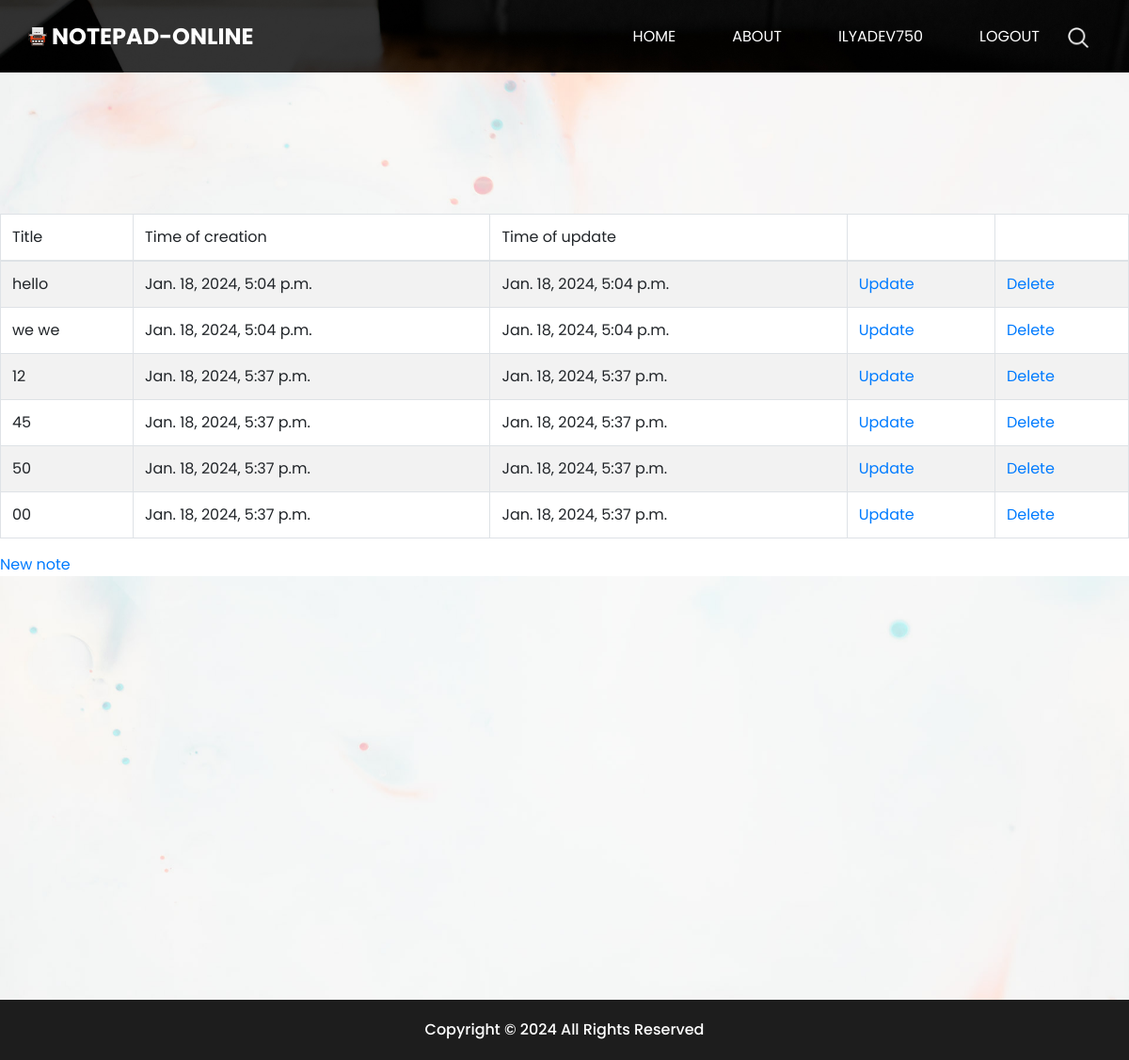
/notes/ilyadev750/ (signed in), run on an earlier commit of the app's database.
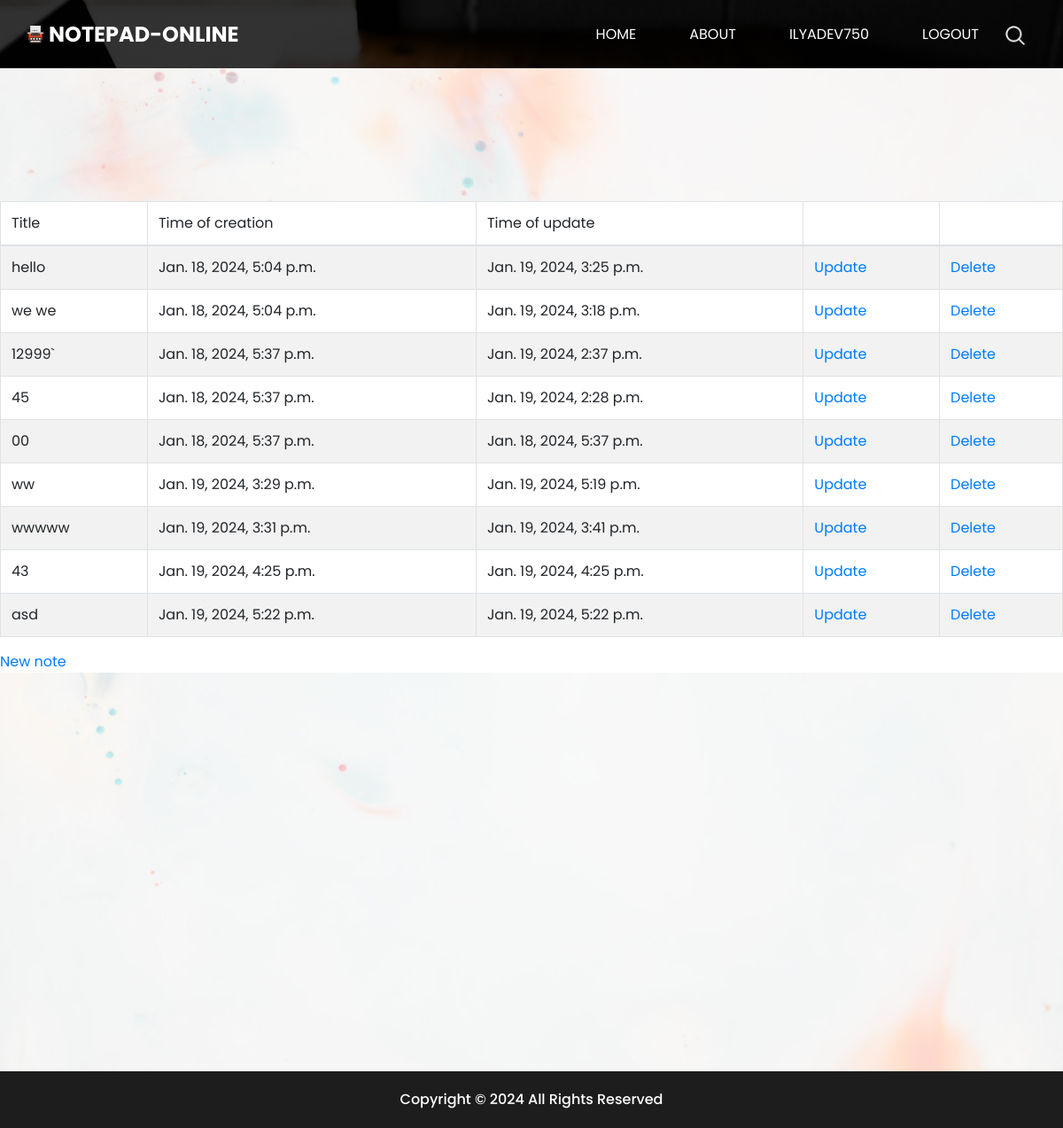
And on a later commit of the database.
### note/models.py (models this page shows)
class Note(models.Model):
    title = models.CharField(max_length=255, null=True, blank=False)
    content = models.TextField(blank=True, null=True)
    slug = models.SlugField(max_length=255, blank=False, unique=True)
    create = models.DateTimeField(default=datetime.now(), blank=True, null=True)
    update = models.DateTimeField(default=datetime.now(), blank=True, null=True)
    username_id = models.ForeignKey(User, on_delete=models.CASCADE)

### note/views.py (the view)
# urls.py: path("<str:username>/", get_user_notes, name="get_user_notes"),
def get_user_notes(request, *args, **kwargs):
    if request.user.is_authenticated:
        user_id = (User.objects.get(username=request.user.username)).id
        user_objects = Note.objects.filter(username_id=user_id)
        context = {"user_objects": user_objects, "username": request.user.username}
        return render(request, "note/all_user_notes.html", context)

### note/templates/note/all_user_notes.html (shortened to what this page needs)
{% extends 'note/base.html' %}
{% load static %}
{% block content %}
<div class="body_bg layout_padding">
</div>
<table class="table table-striped table-hover table-bordered">
  <thead>
    <tr>
      <th class="font-weight-normal" scope="col">Title</th>
      <th class="font-weight-normal" scope="col">Time of creation</th>
      <th class="font-weight-normal" scope="col">Time of update</th>
      <th scope="col"></th>
      <th scope="col"></th>
    </tr>
  </thead>
  <tbody>
    {% for obj in user_objects %}
    <tr>
      <th class="font-weight-normal">{{obj.title}}</th>
      <th class="font-weight-normal">{{obj.create}} </th>
      <th class="font-weight-normal">{{obj.update}} </th>
      <th class="font-weight-normal text-primary"><a href="{% url 'update_user_note' username obj.slug %}">Update</a></th>
      <th class="font-weight-normal text-danger"><a href="{% url 'delete_user_note' username obj.slug %}">Delete</a></th>
    </tr>
    {% endfor %}
  </tbody>
</table>
<div class="btn-box">
  <a href="{% url 'new_user_note' username=username %}" class="btn-1">
    New note
  </a>
</div>
<div class="body_bg layout_padding">
</div>
<div class="body_bg layout_padding">
</div>
{% endblock %}

### note/templates/note/base.html (shortened to what this page needs)
{% load static %}
<!DOCTYPE html>
<html>
<head>
  <link rel="stylesheet" type="text/css"
    href="https://cdnjs.cloudflare.com/ajax/libs/OwlCarousel2/2.1.3/assets/owl.carousel.min.css" />
  <link rel="stylesheet" href="https://maxcdn.bootstrapcdn.com/font-awesome/4.3.0/css/font-awesome.min.css">
  <link rel="stylesheet" type="text/css" href={% static "css/bootstrap.css" %} />
  <link href={% static "css/style.css" %} rel="stylesheet" />
  <link href={% static "css/responsive.css" %} rel="stylesheet" />
</head>
<body class="sub_page">
  <div class="hero_area">
    <header class="header_section">
      <div class="container">
        <nav class="navbar navbar-expand-lg custom_nav-container pt-3">
          <a class="navbar-brand mr-5" href="{% url 'home' %}">
            <img src={% static "images/logo.png"%} alt="">
            <span>
              Notepad-online
            </span>
          </a>
          <div class="collapse navbar-collapse" id="navbarSupportedContent">
            <div class="d-flex ml-auto flex-column flex-lg-row align-items-center">
              <ul class="navbar-nav  ">
                <li class="nav-item ">
                  <a class="nav-link" href="{% url 'home' %}">Home <span class="sr-only">(current)</span></a>
                </li>
                <li class="nav-item">
                  <a class="nav-link" href="{% url 'about' %}"> About </a>
                </li>
                {% if user.is_authenticated %}
                  <li class="nav-item">
                    <a class="nav-link" href="{% url 'get_user_notes' username=user.username %}"> {{ user.username }} </a>
                  </li>
                  <li class="nav-item">
                    <a class="nav-link" href="{% url 'logout' %}"> Logout </a>
                  </li>
                {% endif %}
              </ul>
              <form class="form-inline">
                <button class="btn  my-2 my-sm-0 nav_search-btn" type="submit"></button>
              </form>
            </div>
          </div>
        </nav>
      </div>
    </header>
  </div>
  {% block content %}
  {% endblock %}
  <div class="body_bg layout_padding">
  </div>
  <section class="container-fluid footer_section">
    <p>
    Copyright &copy; 2024 All Rights Reserved
    </p>
  </section>
</body>
</html>

### main/static/css/style.css (style rules this page uses)
body { font-family: 'Poppins', sans-serif; color: #0c0c0c; background-color: #ffffff; }
.layout_padding { padding: 75px 0; }
.hero_area { height: 100vh; background-image: url(../images/hero-bg.jpg); background-size: cover; }
.sub_page .hero_area { height: auto; }
.custom_nav-container.navbar-expand-lg .navbar-nav .nav-item .nav-link { padding: 10px 30px; color: #ffffff; text-align: center; text-transform: uppercase; }
a, a:hover, a:focus { text-decoration: none; }
.btn, .btn:focus { outline: none !important; -webkit-box-shadow: none; box-shadow: none; }
.custom_nav-container .nav_search-btn { background-image: url(../images/search-icon.png); background-size: 22px; background-repeat: no-repeat; background-position-y: 7px; width: 35px; height: 35px; padding: 0; border: none; }
.navbar-brand { display: -webkit-box; display: -ms-flexbox; display: flex; -webkit-box-align: center; -ms-flex-align: center; align-items: center; }
.navbar-brand img { width: 20px; margin-right: 5px; }
.navbar-brand span { font-size: 24px; font-weight: 700; color: #ffffff; text-transform: uppercase; }
.custom_nav-container { z-index: 99999; padding: 15px 0; }
.body_bg { background-image: url(../images/body_bg.jpg); background-size: cover; background-position: center center; background-repeat: no-repeat; background-attachment: fixed; }
.footer_section { font-weight: 500; -webkit-box-pack: center; -ms-flex-pack: center; justify-content: center; padding: 20px; background-color: #1d1d1d; }
.footer_section p { color: #ffffff; margin: 0; text-align: center; }

### main/static/css/responsive.css (style rules this page uses)
@media (min-width: 1200px) { .container { max-width: 1170px; } }

What changed in the data, as far as the page shows it:
removed Note: title "50", create "Jan. 18, 2024, 5:37 p.m.", update "Jan. 18, 2024, 5:37 p.m."
changed Note "hello": update "Jan. 18, 2024, 5:04 p.m." → "Jan. 19, 2024, 3:25 p.m."
changed Note "we we": update "Jan. 18, 2024, 5:04 p.m." → "Jan. 19, 2024, 3:18 p.m."
changed Note: title "12" → "12999`"; update "Jan. 18, 2024, 5:37 p.m." → "Jan. 19, 2024, 2:37 p.m."
changed Note: update "Jan. 18, 2024, 5:37 p.m." → "Jan. 19, 2024, 2:28 p.m."
added Note: title "ww", create "Jan. 19, 2024, 3:29 p.m.", update "Jan. 19, 2024, 5:19 p.m."
added Note: title "wwwww", create "Jan. 19, 2024, 3:31 p.m.", update "Jan. 19, 2024, 3:41 p.m."
added Note: title "43", create "Jan. 19, 2024, 4:25 p.m.", update "Jan. 19, 2024, 4:25 p.m."
added Note: title "asd", create "Jan. 19, 2024, 5:22 p.m.", update "Jan. 19, 2024, 5:22 p.m."
